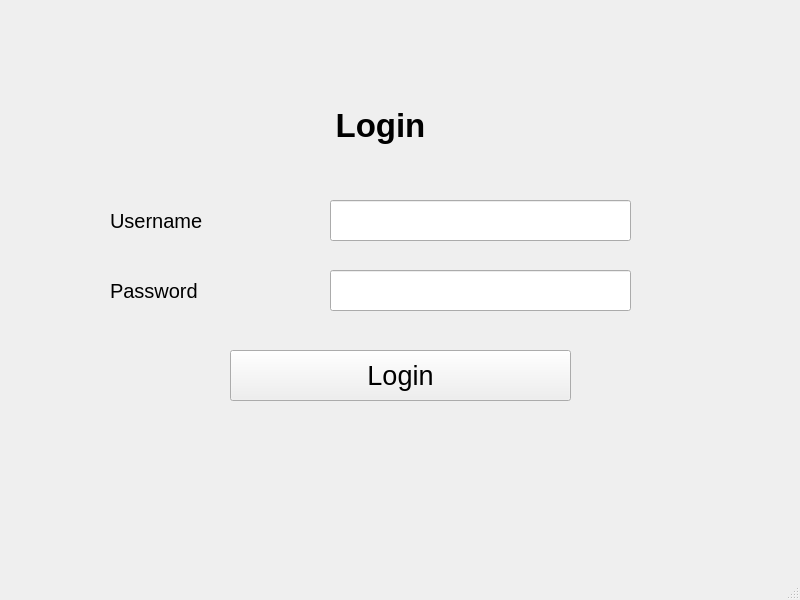
<?xml version="1.0" encoding="UTF-8"?>
<ui version="4.0">
 <class>MainWindow</class>
 <widget class="QMainWindow" name="MainWindow">
  <property name="geometry">
   <rect>
    <x>0</x>
    <y>0</y>
    <width>800</width>
    <height>600</height>
   </rect>
  </property>
  <property name="windowTitle">
   <string>MainWindow</string>
  </property>
  <widget class="QWidget" name="centralwidget">
   <widget class="QLabel" name="label">
    <property name="geometry">
     <rect>
      <x>290</x>
      <y>100</y>
      <width>181</width>
      <height>51</height>
     </rect>
    </property>
    <property name="font">
     <font>
      <pointsize>25</pointsize>
      <weight>75</weight>
      <bold>true</bold>
     </font>
    </property>
    <property name="text">
     <string>Login</string>
    </property>
    <property name="alignment">
     <set>Qt::AlignCenter</set>
    </property>
   </widget>
   <widget class="QLabel" name="label_2">
    <property name="geometry">
     <rect>
      <x>110</x>
      <y>200</y>
      <width>141</width>
      <height>41</height>
     </rect>
    </property>
    <property name="font">
     <font>
      <pointsize>15</pointsize>
     </font>
    </property>
    <property name="text">
     <string>Username</string>
    </property>
   </widget>
   <widget class="QLabel" name="label_3">
    <property name="geometry">
     <rect>
      <x>110</x>
      <y>270</y>
      <width>141</width>
      <height>41</height>
     </rect>
    </property>
    <property name="font">
     <font>
      <pointsize>15</pointsize>
     </font>
    </property>
    <property name="text">
     <string>Password</string>
    </property>
   </widget>
   <widget class="QLineEdit" name="lineEdit">
    <property name="geometry">
     <rect>
      <x>330</x>
      <y>200</y>
      <width>301</width>
      <height>41</height>
     </rect>
    </property>
   </widget>
   <widget class="QLineEdit" name="lineEdit_2">
    <property name="geometry">
     <rect>
      <x>330</x>
      <y>270</y>
      <width>301</width>
      <height>41</height>
     </rect>
    </property>
    <property name="echoMode">
     <enum>QLineEdit::Password</enum>
    </property>
   </widget>
   <widget class="QPushButton" name="pushButton">
    <property name="geometry">
     <rect>
      <x>230</x>
      <y>350</y>
      <width>341</width>
      <height>51</height>
     </rect>
    </property>
    <property name="font">
     <font>
      <pointsize>20</pointsize>
     </font>
    </property>
    <property name="text">
     <string>Login</string>
    </property>
   </widget>
  </widget>
  <widget class="QMenuBar" name="menubar">
   <property name="geometry">
    <rect>
     <x>0</x>
     <y>0</y>
     <width>800</width>
     <height>26</height>
    </rect>
   </property>
  </widget>
  <widget class="QStatusBar" name="statusbar"/>
 </widget>
 <resources/>
 <connections/>
</ui>
